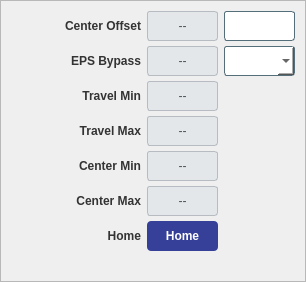
<widget class="QFrame" name="panel_53"><property name="styleSheet"><string notr="true">QFrame#panel_53 { border: 1px solid #A0A0A0; border-radius: 6px; }</string></property><property name="frameShape"><enum>QFrame::StyledPanel</enum></property><layout class="QVBoxLayout" name="tv_52"><property name="spacing"><number>8</number></property><property name="leftMargin"><number>10</number></property><property name="topMargin"><number>10</number></property><property name="rightMargin"><number>10</number></property><property name="bottomMargin"><number>10</number></property><item><layout class="QGridLayout" name="grid_50"><property name="horizontalSpacing"><number>6</number></property><property name="verticalSpacing"><number>5</number></property><item row="0" column="0"><widget class="QLabel" name="lbl_33"><property name="styleSheet"><string notr="true">color: #333; font-weight: bold;</string></property><property name="minimumSize"><size><width>130</width><height>30</height></size></property><property name="text"><string>Center Offset</string></property><property name="alignment"><set>Qt::AlignRight|Qt::AlignVCenter</set></property></widget></item><item row="0" column="1"><widget class="PyDMLabel" name="rb_34"><property name="minimumSize"><size><width>0</width><height>30</height></size></property><property name="sizePolicy"><sizepolicy hsizetype="Expanding" vsizetype="Fixed"><horstretch>1</horstretch><verstretch>0</verstretch></sizepolicy></property><property name="styleSheet"><string notr="true">background-color: #e4e7ea; color: #4a5259; border: 1px solid #b6bcc2; border-radius: 3px;</string></property><property name="alignment"><set>Qt::AlignCenter</set></property><property name="text"><string>--</string></property><property name="channel" stdset="0"><string>ca://${prefix}:MMS:02:fXCenterOffset_RBV</string></property></widget></item><item row="0" column="2"><widget class="PyDMLineEdit" name="set_35"><property name="minimumSize"><size><width>0</width><height>30</height></size></property><property name="sizePolicy"><sizepolicy hsizetype="Expanding" vsizetype="Fixed"><horstretch>1</horstretch><verstretch>0</verstretch></sizepolicy></property><property name="styleSheet"><string notr="true">background-color: #ffffff; color: #0c0c0c; border: 1px solid #546e7a; border-radius: 3px;</string></property><property name="alignment"><set>Qt::AlignCenter</set></property><property name="channel" stdset="0"><string>ca://${prefix}:MMS:02:fXCenterOffset</string></property></widget></item><item row="1" column="0"><widget class="QLabel" name="lbl_36"><property name="styleSheet"><string notr="true">color: #333; font-weight: bold;</string></property><property name="minimumSize"><size><width>130</width><height>30</height></size></property><property name="text"><string>EPS Bypass</string></property><property name="alignment"><set>Qt::AlignRight|Qt::AlignVCenter</set></property></widget></item><item row="1" column="1"><widget class="PyDMLabel" name="rb_37"><property name="minimumSize"><size><width>0</width><height>30</height></size></property><property name="sizePolicy"><sizepolicy hsizetype="Expanding" vsizetype="Fixed"><horstretch>1</horstretch><verstretch>0</verstretch></sizepolicy></property><property name="styleSheet"><string notr="true">background-color: #e4e7ea; color: #4a5259; border: 1px solid #b6bcc2; border-radius: 3px;</string></property><property name="alignment"><set>Qt::AlignCenter</set></property><property name="text"><string>--</string></property><property name="channel" stdset="0"><string>ca://${prefix}:MMS:02:bXEpsBypass_RBV</string></property></widget></item><item row="1" column="2"><widget class="PyDMEnumComboBox" name="cmb_38"><property name="minimumSize"><size><width>0</width><height>30</height></size></property><property name="sizePolicy"><sizepolicy hsizetype="Expanding" vsizetype="Fixed"><horstretch>1</horstretch><verstretch>0</verstretch></sizepolicy></property><property name="styleSheet"><string notr="true">background-color: #ffffff; color: #0c0c0c; border: 1px solid #546e7a; border-radius: 3px;</string></property><property name="channel" stdset="0"><string>ca://${prefix}:MMS:02:bXEpsBypass</string></property></widget></item><item row="2" column="0"><widget class="QLabel" name="lbl_39"><property name="styleSheet"><string notr="true">color: #333; font-weight: bold;</string></property><property name="minimumSize"><size><width>130</width><height>30</height></size></property><property name="text"><string>Travel Min</string></property><property name="alignment"><set>Qt::AlignRight|Qt::AlignVCenter</set></property></widget></item><item row="2" column="1"><widget class="PyDMLabel" name="rb_40"><property name="minimumSize"><size><width>0</width><height>30</height></size></property><property name="sizePolicy"><sizepolicy hsizetype="Expanding" vsizetype="Fixed"><horstretch>1</horstretch><verstretch>0</verstretch></sizepolicy></property><property name="styleSheet"><string notr="true">background-color: #e4e7ea; color: #4a5259; border: 1px solid #b6bcc2; border-radius: 3px;</string></property><property name="alignment"><set>Qt::AlignCenter</set></property><property name="text"><string>--</string></property><property name="channel" stdset="0"><string>ca://${prefix}:MMS:02:fXLimMin_RBV</string></property></widget></item><item row="3" column="0"><widget class="QLabel" name="lbl_41"><property name="styleSheet"><string notr="true">color: #333; font-weight: bold;</string></property><property name="minimumSize"><size><width>130</width><height>30</height></size></property><property name="text"><string>Travel Max</string></property><property name="alignment"><set>Qt::AlignRight|Qt::AlignVCenter</set></property></widget></item><item row="3" column="1"><widget class="PyDMLabel" name="rb_42"><property name="minimumSize"><size><width>0</width><height>30</height></size></property><property name="sizePolicy"><sizepolicy hsizetype="Expanding" vsizetype="Fixed"><horstretch>1</horstretch><verstretch>0</verstretch></sizepolicy></property><property name="styleSheet"><string notr="true">background-color: #e4e7ea; color: #4a5259; border: 1px solid #b6bcc2; border-radius: 3px;</string></property><property name="alignment"><set>Qt::AlignCenter</set></property><property name="text"><string>--</string></property><property name="channel" stdset="0"><string>ca://${prefix}:MMS:02:fXLimMax_RBV</string></property></widget></item><item row="4" column="0"><widget class="QLabel" name="lbl_43"><property name="styleSheet"><string notr="true">color: #333; font-weight: bold;</string></property><property name="minimumSize"><size><width>130</width><height>30</height></size></property><property name="text"><string>Center Min</string></property><property name="alignment"><set>Qt::AlignRight|Qt::AlignVCenter</set></property></widget></item><item row="4" column="1"><widget class="PyDMLabel" name="rb_44"><property name="minimumSize"><size><width>0</width><height>30</height></size></property><property name="sizePolicy"><sizepolicy hsizetype="Expanding" vsizetype="Fixed"><horstretch>1</horstretch><verstretch>0</verstretch></sizepolicy></property><property name="styleSheet"><string notr="true">background-color: #e4e7ea; color: #4a5259; border: 1px solid #b6bcc2; border-radius: 3px;</string></property><property name="alignment"><set>Qt::AlignCenter</set></property><property name="text"><string>--</string></property><property name="channel" stdset="0"><string>ca://${prefix}:MMS:02:fXCenterLimMin_RBV</string></property></widget></item><item row="5" column="0"><widget class="QLabel" name="lbl_45"><property name="styleSheet"><string notr="true">color: #333; font-weight: bold;</string></property><property name="minimumSize"><size><width>130</width><height>30</height></size></property><property name="text"><string>Center Max</string></property><property name="alignment"><set>Qt::AlignRight|Qt::AlignVCenter</set></property></widget></item><item row="5" column="1"><widget class="PyDMLabel" name="rb_46"><property name="minimumSize"><size><width>0</width><height>30</height></size></property><property name="sizePolicy"><sizepolicy hsizetype="Expanding" vsizetype="Fixed"><horstretch>1</horstretch><verstretch>0</verstretch></sizepolicy></property><property name="styleSheet"><string notr="true">background-color: #e4e7ea; color: #4a5259; border: 1px solid #b6bcc2; border-radius: 3px;</string></property><property name="alignment"><set>Qt::AlignCenter</set></property><property name="text"><string>--</string></property><property name="channel" stdset="0"><string>ca://${prefix}:MMS:02:fXCenterLimMax_RBV</string></property></widget></item><item row="6" column="0"><widget class="QLabel" name="lbl_47"><property name="styleSheet"><string notr="true">color: #333; font-weight: bold;</string></property><property name="minimumSize"><size><width>130</width><height>30</height></size></property><property name="text"><string>Home</string></property><property name="alignment"><set>Qt::AlignRight|Qt::AlignVCenter</set></property></widget></item><item row="6" column="1"><widget class="PyDMPushButton" name="btn_48"><property name="minimumSize"><size><width>0</width><height>30</height></size></property><property name="styleSheet"><string notr="true">QPushButton { color: white; background-color: rgb(54,64,153); font-weight: bold; border-radius: 4px; } QPushButton:hover { background-color: #21618C; }</string></property><property name="text"><string>Home</string></property><property name="channel" stdset="0"><string>ca://${prefix}:MMS:02.HOMR</string></property><property name="pressValue" stdset="0"><string>1</string></property><property name="showConfirmDialog" stdset="0"><bool>true</bool></property><property name="confirmMessage" stdset="0"><string>Proceed with Home?</string></property></widget></item><item row="6" column="2"><widget class="PyDMByteIndicator" name="byte_49"><property name="minimumSize"><size><width>20</width><height>20</height></size></property><property name="channel" stdset="0"><string>ca://${prefix}:MMS:02:bCentered_RBV</string></property><property name="showLabels" stdset="0"><bool>false</bool></property><property name="circles" stdset="0"><bool>true</bool></property><property name="numBits" stdset="0"><number>1</number></property></widget></item></layout></item><item><spacer name="vs_51"><property name="orientation"><enum>Qt::Vertical</enum></property><property name="sizeHint" stdset="0"><size><width>20</width><height>20</height></size></property></spacer></item></layout></widget>
